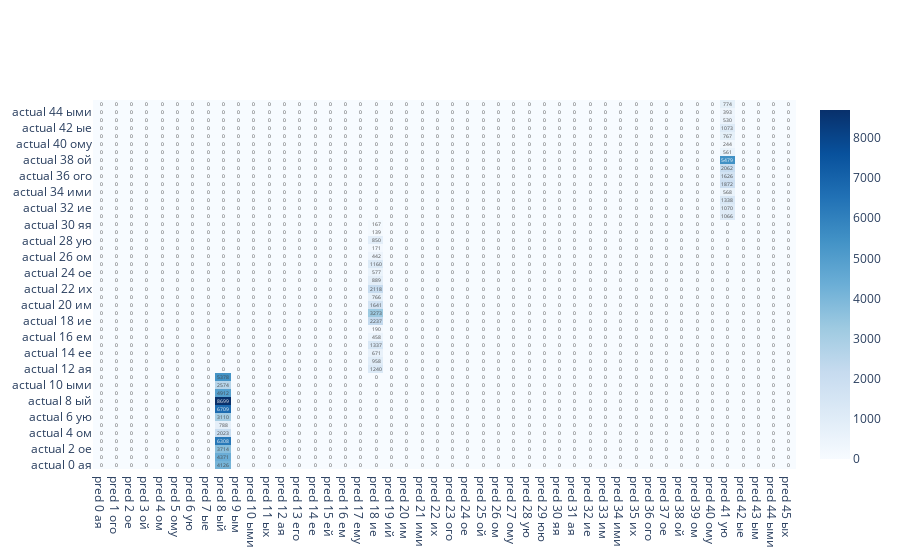
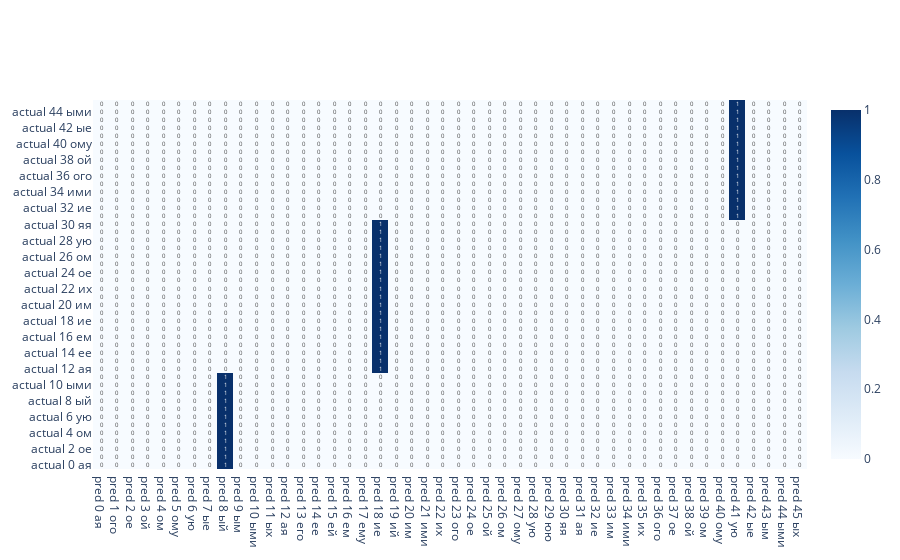

The notebook cell saved with these charts, in order:
### Markdown cell above
10 epochs

### Code cell
# job_name = 'datasphere/agreementproject/job_info/job_agreementproject_11:17:37.547687.txt'
job_name = 'datasphere/agreementproject/job_info/job_agreementproject_11:22:48.589289.txt'
metrics, result_df, y_true, y_pred, tasks = get_training_results(bucket,job_name, project_name)


plot_metrics(metrics, tasks[0])
sorted_nums = sorted(list(y_true.unique()))
cm = pd.DataFrame(
    confusion_matrix(y_true, y_pred,
                        # normalize='true'
                     ).round(2),
    columns=[f'pred {n} {end_by_num[n]}' for n in sorted_nums],
    index=[f'actual {n} {end_by_num[n]}' for n in sorted_nums]
)
plot_cm(cm)
cm = pd.DataFrame(
    confusion_matrix(y_true, y_pred,
                        normalize='true'
                     ).round(2),
    columns=[f'pred {n} {end_by_num[n]}' for n in sorted_nums],
    index=[f'actual {n} {end_by_num[n]}' for n in sorted_nums]
)
plot_cm(cm)

### Figure 1 — Plotly figure (JSON) as saved in the notebook; plotly's stock layout.template omitted (floating-point values rounded to 4 significant figures; data arrays with more than 128 entries replaced by an {"elided": "..."} marker saying what was removed)
{"data": [{"colorscale": [[0, "rgb(247,251,255)"], [0.125, "rgb(222,235,247)"], [0.25, "rgb(198,219,239)"], [0.375, "rgb(158,202,225)"], [0.5, "rgb(107,174,214)"], [0.625, "rgb(66,146,198)"], [0.75, "rgb(33,113,181)"], [0.875, "rgb(8,81,156)"], [1, "rgb(8,48,107)"]], "text": {"elided": "46x46 int values"}, "texttemplate": "%{text}", "type": "heatmap", "x": ["pred 0 ая", "pred 1 ого", "pred 2 ое", "pred 3 ой", "pred 4 ом", "pred 5 ому", "pred 6 ую", "pred 7 ые", "pred 8 ый", "pred 9 ым", "pred 10 ыми", "pred 11 ых", "pred 12 ая", "pred 13 его", "pred 14 ее", "pred 15 ей", "pred 16 ем", "pred 17 ему", "pred 18 ие", "pred 19 ий", "pred 20 им", "pred 21 ими", "pred 22 их", "pred 23 ого", "pred 24 ое", "pred 25 ой", "pred 26 ом", "pred 27 ому", "pred 28 ую", "pred 29 юю", "pred 30 яя", "pred 31 ая", "pred 32 ие", "pred 33 им", "pred 34 ими", "pred 35 их", "pred 36 ого", "pred 37 ое", "pred 38 ой", "pred 39 ом", "pred 40 ому", "pred 41 ую", "pred 42 ые", "pred 43 ым", "pred 44 ыми", "pred 45 ых"], "y": ["actual 0 ая", "actual 1 ого", "actual 2 ое", "actual 3 ой", "actual 4 ом", "actual 5 ому", "actual 6 ую", "actual 7 ые", "actual 8 ый", "actual 9 ым", "actual 10 ыми", "actual 11 ых", "actual 12 ая", "actual 13 его", "actual 14 ее", "actual 15 ей", "actual 16 ем", "actual 17 ему", "actual 18 ие", "actual 19 ий", "actual 20 им", "actual 21 ими", "actual 22 их", "actual 23 ого", "actual 24 ое", "actual 25 ой", "actual 26 ом", "actual 27 ому", "actual 28 ую", "actual 29 юю", "actual 30 яя", "actual 31 ая", "actual 32 ие", "actual 33 им", "actual 34 ими", "actual 35 их", "actual 36 ого", "actual 37 ое", "actual 38 ой", "actual 39 ом", "actual 40 ому", "actual 41 ую", "actual 42 ые", "actual 43 ым", "actual 44 ыми", "actual 45 ых"], "z": {"elided": "46x46 int values"}}], "layout": {}}

### Figure 2 — Plotly figure (JSON) as saved in the notebook; plotly's stock layout.template omitted (floating-point values rounded to 4 significant figures; data arrays with more than 128 entries replaced by an {"elided": "..."} marker saying what was removed)
{"data": [{"colorscale": [[0, "rgb(247,251,255)"], [0.125, "rgb(222,235,247)"], [0.25, "rgb(198,219,239)"], [0.375, "rgb(158,202,225)"], [0.5, "rgb(107,174,214)"], [0.625, "rgb(66,146,198)"], [0.75, "rgb(33,113,181)"], [0.875, "rgb(8,81,156)"], [1, "rgb(8,48,107)"]], "text": {"elided": "46x46 int values"}, "texttemplate": "%{text}", "type": "heatmap", "x": ["pred 0 ая", "pred 1 ого", "pred 2 ое", "pred 3 ой", "pred 4 ом", "pred 5 ому", "pred 6 ую", "pred 7 ые", "pred 8 ый", "pred 9 ым", "pred 10 ыми", "pred 11 ых", "pred 12 ая", "pred 13 его", "pred 14 ее", "pred 15 ей", "pred 16 ем", "pred 17 ему", "pred 18 ие", "pred 19 ий", "pred 20 им", "pred 21 ими", "pred 22 их", "pred 23 ого", "pred 24 ое", "pred 25 ой", "pred 26 ом", "pred 27 ому", "pred 28 ую", "pred 29 юю", "pred 30 яя", "pred 31 ая", "pred 32 ие", "pred 33 им", "pred 34 ими", "pred 35 их", "pred 36 ого", "pred 37 ое", "pred 38 ой", "pred 39 ом", "pred 40 ому", "pred 41 ую", "pred 42 ые", "pred 43 ым", "pred 44 ыми", "pred 45 ых"], "y": ["actual 0 ая", "actual 1 ого", "actual 2 ое", "actual 3 ой", "actual 4 ом", "actual 5 ому", "actual 6 ую", "actual 7 ые", "actual 8 ый", "actual 9 ым", "actual 10 ыми", "actual 11 ых", "actual 12 ая", "actual 13 его", "actual 14 ее", "actual 15 ей", "actual 16 ем", "actual 17 ему", "actual 18 ие", "actual 19 ий", "actual 20 им", "actual 21 ими", "actual 22 их", "actual 23 ого", "actual 24 ое", "actual 25 ой", "actual 26 ом", "actual 27 ому", "actual 28 ую", "actual 29 юю", "actual 30 яя", "actual 31 ая", "actual 32 ие", "actual 33 им", "actual 34 ими", "actual 35 их", "actual 36 ого", "actual 37 ое", "actual 38 ой", "actual 39 ом", "actual 40 ому", "actual 41 ую", "actual 42 ые", "actual 43 ым", "actual 44 ыми", "actual 45 ых"], "z": {"elided": "46x46 int values"}}], "layout": {}}
